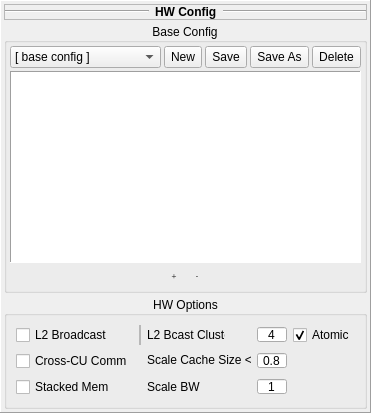
         <widget class="QFrame" name="frameHwConf">
          <property name="frameShape">
           <enum>QFrame::Panel</enum>
          </property>
          <property name="frameShadow">
           <enum>QFrame::Raised</enum>
          </property>
          <layout class="QVBoxLayout" name="verticalLayout">
           <property name="spacing">
            <number>3</number>
           </property>
           <property name="leftMargin">
            <number>3</number>
           </property>
           <property name="topMargin">
            <number>3</number>
           </property>
           <property name="rightMargin">
            <number>3</number>
           </property>
           <property name="bottomMargin">
            <number>3</number>
           </property>
           <item>
            <widget class="QFrame" name="frameTitle">
             <property name="frameShape">
              <enum>QFrame::StyledPanel</enum>
             </property>
             <property name="frameShadow">
              <enum>QFrame::Raised</enum>
             </property>
             <layout class="QHBoxLayout" name="horizontalLayout_4">
              <property name="leftMargin">
               <number>0</number>
              </property>
              <property name="topMargin">
               <number>0</number>
              </property>
              <property name="rightMargin">
               <number>0</number>
              </property>
              <property name="bottomMargin">
               <number>0</number>
              </property>
              <item>
               <widget class="Line" name="line">
                <property name="frameShadow">
                 <enum>QFrame::Sunken</enum>
                </property>
                <property name="orientation">
                 <enum>Qt::Horizontal</enum>
                </property>
               </widget>
              </item>
              <item>
               <widget class="QLabel" name="lblHwConf">
                <property name="sizePolicy">
                 <sizepolicy hsizetype="Fixed" vsizetype="Fixed">
                  <horstretch>0</horstretch>
                  <verstretch>0</verstretch>
                 </sizepolicy>
                </property>
                <property name="font">
                 <font>
                  <pointsize>9</pointsize>
                  <weight>75</weight>
                  <bold>true</bold>
                 </font>
                </property>
                <property name="layoutDirection">
                 <enum>Qt::LeftToRight</enum>
                </property>
                <property name="text">
                 <string>HW Config</string>
                </property>
                <property name="alignment">
                 <set>Qt::AlignLeading|Qt::AlignLeft|Qt::AlignVCenter</set>
                </property>
               </widget>
              </item>
              <item>
               <widget class="Line" name="line_3">
                <property name="orientation">
                 <enum>Qt::Horizontal</enum>
                </property>
               </widget>
              </item>
             </layout>
            </widget>
           </item>
           <item>
            <widget class="QGroupBox" name="gBoxBaseConf">
             <property name="sizePolicy">
              <sizepolicy hsizetype="Preferred" vsizetype="Preferred">
               <horstretch>0</horstretch>
               <verstretch>0</verstretch>
              </sizepolicy>
             </property>
             <property name="title">
              <string>Base Config</string>
             </property>
             <property name="alignment">
              <set>Qt::AlignCenter</set>
             </property>
             <property name="flat">
              <bool>false</bool>
             </property>
             <property name="checkable">
              <bool>false</bool>
             </property>
             <layout class="QVBoxLayout" name="verticalLayout_7">
              <property name="spacing">
               <number>3</number>
              </property>
              <property name="leftMargin">
               <number>3</number>
              </property>
              <property name="topMargin">
               <number>3</number>
              </property>
              <property name="rightMargin">
               <number>3</number>
              </property>
              <property name="bottomMargin">
               <number>4</number>
              </property>
              <item>
               <widget class="QFrame" name="frameBaseConfBtn">
                <property name="sizePolicy">
                 <sizepolicy hsizetype="Preferred" vsizetype="Fixed">
                  <horstretch>0</horstretch>
                  <verstretch>0</verstretch>
                 </sizepolicy>
                </property>
                <property name="frameShape">
                 <enum>QFrame::NoFrame</enum>
                </property>
                <property name="frameShadow">
                 <enum>QFrame::Raised</enum>
                </property>
                <layout class="QHBoxLayout" name="horizontalLayout_2">
                 <property name="spacing">
                  <number>3</number>
                 </property>
                 <property name="leftMargin">
                  <number>0</number>
                 </property>
                 <property name="topMargin">
                  <number>0</number>
                 </property>
                 <property name="rightMargin">
                  <number>0</number>
                 </property>
                 <property name="bottomMargin">
                  <number>0</number>
                 </property>
                 <item>
                  <widget class="QComboBox" name="cBoxConfs">
                   <property name="sizePolicy">
                    <sizepolicy hsizetype="Preferred" vsizetype="Fixed">
                     <horstretch>0</horstretch>
                     <verstretch>0</verstretch>
                    </sizepolicy>
                   </property>
                   <property name="currentIndex">
                    <number>0</number>
                   </property>
                   <item>
                    <property name="text">
                     <string>[ base config ]</string>
                    </property>
                   </item>
                  </widget>
                 </item>
                 <item>
                  <widget class="QToolButton" name="btnNewConf">
                   <property name="sizePolicy">
                    <sizepolicy hsizetype="Fixed" vsizetype="Preferred">
                     <horstretch>0</horstretch>
                     <verstretch>0</verstretch>
                    </sizepolicy>
                   </property>
                   <property name="toolTip">
                    <string>New</string>
                   </property>
                   <property name="text">
                    <string>New</string>
                   </property>
                  </widget>
                 </item>
                 <item>
                  <widget class="QToolButton" name="btnSaveConf">
                   <property name="sizePolicy">
                    <sizepolicy hsizetype="Fixed" vsizetype="Preferred">
                     <horstretch>0</horstretch>
                     <verstretch>0</verstretch>
                    </sizepolicy>
                   </property>
                   <property name="toolTip">
                    <string>Save</string>
                   </property>
                   <property name="text">
                    <string>Save</string>
                   </property>
                  </widget>
                 </item>
                 <item>
                  <widget class="QToolButton" name="btnSaveAsConf">
                   <property name="sizePolicy">
                    <sizepolicy hsizetype="Fixed" vsizetype="Preferred">
                     <horstretch>0</horstretch>
                     <verstretch>0</verstretch>
                    </sizepolicy>
                   </property>
                   <property name="toolTip">
                    <string>Save As</string>
                   </property>
                   <property name="text">
                    <string>Save As</string>
                   </property>
                  </widget>
                 </item>
                 <item>
                  <widget class="QToolButton" name="btnDelConf">
                   <property name="sizePolicy">
                    <sizepolicy hsizetype="Fixed" vsizetype="Preferred">
                     <horstretch>0</horstretch>
                     <verstretch>0</verstretch>
                    </sizepolicy>
                   </property>
                   <property name="toolTip">
                    <string>Delete</string>
                   </property>
                   <property name="text">
                    <string>Delete</string>
                   </property>
                  </widget>
                 </item>
                </layout>
               </widget>
              </item>
              <item>
               <widget class="QTableView" name="tblBaseConf">
                <property name="sizePolicy">
                 <sizepolicy hsizetype="Preferred" vsizetype="Expanding">
                  <horstretch>0</horstretch>
                  <verstretch>0</verstretch>
                 </sizepolicy>
                </property>
                <property name="font">
                 <font>
                  <pointsize>8</pointsize>
                 </font>
                </property>
                <property name="frameShape">
                 <enum>QFrame::Panel</enum>
                </property>
                <property name="editTriggers">
                 <set>QAbstractItemView::DoubleClicked|QAbstractItemView::EditKeyPressed</set>
                </property>
                <property name="alternatingRowColors">
                 <bool>true</bool>
                </property>
                <property name="selectionMode">
                 <enum>QAbstractItemView::SingleSelection</enum>
                </property>
                <property name="horizontalScrollMode">
                 <enum>QAbstractItemView::ScrollPerPixel</enum>
                </property>
                <attribute name="verticalHeaderVisible">
                 <bool>false</bool>
                </attribute>
                <attribute name="verticalHeaderMinimumSectionSize">
                 <number>18</number>
                </attribute>
                <attribute name="verticalHeaderDefaultSectionSize">
                 <number>24</number>
                </attribute>
               </widget>
              </item>
              <item>
               <widget class="QFrame" name="frame">
                <property name="sizePolicy">
                 <sizepolicy hsizetype="Preferred" vsizetype="Fixed">
                  <horstretch>0</horstretch>
                  <verstretch>0</verstretch>
                 </sizepolicy>
                </property>
                <property name="frameShape">
                 <enum>QFrame::NoFrame</enum>
                </property>
                <property name="frameShadow">
                 <enum>QFrame::Raised</enum>
                </property>
                <layout class="QHBoxLayout" name="horizontalLayout_8">
                 <property name="spacing">
                  <number>3</number>
                 </property>
                 <property name="leftMargin">
                  <number>0</number>
                 </property>
                 <property name="topMargin">
                  <number>0</number>
                 </property>
                 <property name="rightMargin">
                  <number>0</number>
                 </property>
                 <property name="bottomMargin">
                  <number>0</number>
                 </property>
                 <item>
                  <spacer name="horizontalSpacer_3">
                   <property name="orientation">
                    <enum>Qt::Horizontal</enum>
                   </property>
                   <property name="sizeHint" stdset="0">
                    <size>
                     <width>0</width>
                     <height>20</height>
                    </size>
                   </property>
                  </spacer>
                 </item>
                 <item>
                  <widget class="QToolButton" name="btnAddRow">
                   <property name="sizePolicy">
                    <sizepolicy hsizetype="Fixed" vsizetype="Preferred">
                     <horstretch>0</horstretch>
                     <verstretch>0</verstretch>
                    </sizepolicy>
                   </property>
                   <property name="maximumSize">
                    <size>
                     <width>20</width>
                     <height>20</height>
                    </size>
                   </property>
                   <property name="font">
                    <font>
                     <family>Courier</family>
                     <pointsize>7</pointsize>
                    </font>
                   </property>
                   <property name="toolTip">
                    <string>Add Row</string>
                   </property>
                   <property name="text">
                    <string>+</string>
                   </property>
                   <property name="autoRaise">
                    <bool>true</bool>
                   </property>
                  </widget>
                 </item>
                 <item>
                  <widget class="QToolButton" name="btnRemRow">
                   <property name="sizePolicy">
                    <sizepolicy hsizetype="Fixed" vsizetype="Preferred">
                     <horstretch>0</horstretch>
                     <verstretch>0</verstretch>
                    </sizepolicy>
                   </property>
                   <property name="maximumSize">
                    <size>
                     <width>20</width>
                     <height>20</height>
                    </size>
                   </property>
                   <property name="font">
                    <font>
                     <family>Courier</family>
                     <pointsize>7</pointsize>
                    </font>
                   </property>
                   <property name="toolTip">
                    <string>Remove Row</string>
                   </property>
                   <property name="text">
                    <string>-</string>
                   </property>
                   <property name="autoRaise">
                    <bool>true</bool>
                   </property>
                  </widget>
                 </item>
                 <item>
                  <spacer name="horizontalSpacer">
                   <property name="orientation">
                    <enum>Qt::Horizontal</enum>
                   </property>
                   <property name="sizeHint" stdset="0">
                    <size>
                     <width>0</width>
                     <height>20</height>
                    </size>
                   </property>
                  </spacer>
                 </item>
                </layout>
               </widget>
              </item>
             </layout>
             <zorder>tblBaseConf</zorder>
             <zorder>frameBaseConfBtn</zorder>
             <zorder>frame</zorder>
            </widget>
           </item>
           <item>
            <widget class="QGroupBox" name="gBoxHwOpt">
             <property name="sizePolicy">
              <sizepolicy hsizetype="Preferred" vsizetype="Fixed">
               <horstretch>0</horstretch>
               <verstretch>0</verstretch>
              </sizepolicy>
             </property>
             <property name="title">
              <string>HW Options</string>
             </property>
             <property name="alignment">
              <set>Qt::AlignCenter</set>
             </property>
             <layout class="QGridLayout" name="gridLayout_2">
              <item row="3" column="4">
               <widget class="QLineEdit" name="txBWScale">
                <property name="sizePolicy">
                 <sizepolicy hsizetype="Fixed" vsizetype="Fixed">
                  <horstretch>0</horstretch>
                  <verstretch>0</verstretch>
                 </sizepolicy>
                </property>
                <property name="maximumSize">
                 <size>
                  <width>30</width>
                  <height>15</height>
                 </size>
                </property>
                <property name="toolTip">
                 <string>&lt;html&gt;&lt;head/&gt;&lt;body&gt;&lt;p&gt;Keyword: BWScale&lt;/p&gt;&lt;p&gt;Values range from 0 - 1.&lt;/p&gt;&lt;p&gt;Scale BW utilization.&lt;/p&gt;&lt;p&gt;Currently assumes full BW utilization (TBD).&lt;/p&gt;&lt;/body&gt;&lt;/html&gt;</string>
                </property>
                <property name="text">
                 <string>1</string>
                </property>
                <property name="alignment">
                 <set>Qt::AlignCenter</set>
                </property>
               </widget>
              </item>
              <item row="0" column="4">
               <widget class="QLineEdit" name="txtL2BcastCluster">
                <property name="sizePolicy">
                 <sizepolicy hsizetype="Fixed" vsizetype="Fixed">
                  <horstretch>0</horstretch>
                  <verstretch>0</verstretch>
                 </sizepolicy>
                </property>
                <property name="maximumSize">
                 <size>
                  <width>30</width>
                  <height>15</height>
                 </size>
                </property>
                <property name="toolTip">
                 <string>&lt;html&gt;&lt;head/&gt;&lt;body&gt;&lt;p&gt;Keyword: L2BCastCluster&lt;/p&gt;&lt;/body&gt;&lt;/html&gt;</string>
                </property>
                <property name="text">
                 <string>4</string>
                </property>
                <property name="alignment">
                 <set>Qt::AlignCenter</set>
                </property>
               </widget>
              </item>
              <item row="0" column="12">
               <spacer name="horizontalSpacer_2">
                <property name="orientation">
                 <enum>Qt::Horizontal</enum>
                </property>
                <property name="sizeHint" stdset="0">
                 <size>
                  <width>0</width>
                  <height>20</height>
                 </size>
                </property>
               </spacer>
              </item>
              <item row="3" column="3">
               <widget class="QLabel" name="label_20">
                <property name="toolTip">
                 <string>&lt;html&gt;&lt;head/&gt;&lt;body&gt;&lt;p&gt;Keyword: BWScale&lt;/p&gt;&lt;/body&gt;&lt;/html&gt;</string>
                </property>
                <property name="accessibleDescription">
                 <string>Fudge factor for BW (less than 1). 1 implies full BW utilization.</string>
                </property>
                <property name="layoutDirection">
                 <enum>Qt::LeftToRight</enum>
                </property>
                <property name="text">
                 <string>Scale BW</string>
                </property>
               </widget>
              </item>
              <item row="2" column="4">
               <widget class="QLineEdit" name="txCacheScale">
                <property name="sizePolicy">
                 <sizepolicy hsizetype="Fixed" vsizetype="Fixed">
                  <horstretch>0</horstretch>
                  <verstretch>0</verstretch>
                 </sizepolicy>
                </property>
                <property name="maximumSize">
                 <size>
                  <width>30</width>
                  <height>15</height>
                 </size>
                </property>
                <property name="toolTip">
                 <string>&lt;html&gt;&lt;head/&gt;&lt;body&gt;&lt;p&gt;Keyword: CacheScale&lt;/p&gt;&lt;p&gt;Values range from 0 - 1.&lt;/p&gt;&lt;p&gt;Scale L2 and L3 cache available.&lt;/p&gt;&lt;p&gt;Default value set to 0.8 based on emperical data.&lt;/p&gt;&lt;/body&gt;&lt;/html&gt;</string>
                </property>
                <property name="text">
                 <string>0.8</string>
                </property>
                <property name="cursorPosition">
                 <number>1</number>
                </property>
                <property name="alignment">
                 <set>Qt::AlignCenter</set>
                </property>
               </widget>
              </item>
              <item row="2" column="3">
               <widget class="QLabel" name="label_19">
                <property name="sizePolicy">
                 <sizepolicy hsizetype="Fixed" vsizetype="Fixed">
                  <horstretch>0</horstretch>
                  <verstretch>0</verstretch>
                 </sizepolicy>
                </property>
                <property name="maximumSize">
                 <size>
                  <width>104</width>
                  <height>15</height>
                 </size>
                </property>
                <property name="toolTip">
                 <string>&lt;html&gt;&lt;head/&gt;&lt;body&gt;&lt;p&gt;Keyword: CacheScale&lt;/p&gt;&lt;/body&gt;&lt;/html&gt;</string>
                </property>
                <property name="text">
                 <string>Scale Cache Size &lt;=1</string>
                </property>
               </widget>
              </item>
              <item row="0" column="0">
               <widget class="QCheckBox" name="chBoxL2Bcast">
                <property name="toolTip">
                 <string>&lt;html&gt;&lt;head/&gt;&lt;body&gt;&lt;p&gt;Keyword: L2Bcast&lt;/p&gt;&lt;/body&gt;&lt;/html&gt;</string>
                </property>
                <property name="text">
                 <string>L2 Broadcast</string>
                </property>
               </widget>
              </item>
              <item row="3" column="0">
               <widget class="QCheckBox" name="chBoxStackedMem">
                <property name="toolTip">
                 <string>&lt;html&gt;&lt;head/&gt;&lt;body&gt;&lt;p&gt;Keyword: StackedMem&lt;/p&gt;&lt;/body&gt;&lt;/html&gt;</string>
                </property>
                <property name="text">
                 <string>Stacked Mem</string>
                </property>
               </widget>
              </item>
              <item row="2" column="0">
               <widget class="QCheckBox" name="chBoxXCu">
                <property name="toolTip">
                 <string>&lt;html&gt;&lt;head/&gt;&lt;body&gt;&lt;p&gt;Keyword: XCu&lt;/p&gt;&lt;/body&gt;&lt;/html&gt;</string>
                </property>
                <property name="text">
                 <string>Cross-CU Comm</string>
                </property>
               </widget>
              </item>
              <item row="0" column="3">
               <widget class="QLabel" name="label_3">
                <property name="sizePolicy">
                 <sizepolicy hsizetype="Fixed" vsizetype="Fixed">
                  <horstretch>0</horstretch>
                  <verstretch>0</verstretch>
                 </sizepolicy>
                </property>
                <property name="maximumSize">
                 <size>
                  <width>78</width>
                  <height>16777215</height>
                 </size>
                </property>
                <property name="toolTip">
                 <string>&lt;html&gt;&lt;head/&gt;&lt;body&gt;&lt;p&gt;Keyword: L2BCastCluster&lt;/p&gt;&lt;/body&gt;&lt;/html&gt;</string>
                </property>
                <property name="text">
                 <string>L2 Bcast Cluster</string>
                </property>
               </widget>
              </item>
              <item row="0" column="1">
               <widget class="QFrame" name="frame_2">
                <property name="frameShape">
                 <enum>QFrame::StyledPanel</enum>
                </property>
                <property name="frameShadow">
                 <enum>QFrame::Raised</enum>
                </property>
                <layout class="QHBoxLayout" name="horizontalLayout_9">
                 <property name="spacing">
                  <number>3</number>
                 </property>
                 <property name="leftMargin">
                  <number>0</number>
                 </property>
                 <property name="topMargin">
                  <number>0</number>
                 </property>
                 <property name="rightMargin">
                  <number>0</number>
                 </property>
                 <property name="bottomMargin">
                  <number>0</number>
                 </property>
                </layout>
               </widget>
              </item>
              <item row="0" column="11">
               <widget class="QCheckBox" name="chBoxGAtomics">
                <property name="enabled">
                 <bool>true</bool>
                </property>
                <property name="toolTip">
                 <string>&lt;html&gt;&lt;head/&gt;&lt;body&gt;&lt;p&gt;Keyword: GAtomics&lt;/p&gt;&lt;p&gt;If enabled (Default), allows atomic updates.&lt;/p&gt;&lt;p&gt;If disabled, MIMS assumes software defined atomic updates based on compare-and-swap. TBD - Define faliure rate for compare-and-swap. &lt;/p&gt;&lt;/body&gt;&lt;/html&gt;</string>
                </property>
                <property name="text">
                 <string>Atomic</string>
                </property>
                <property name="checked">
                 <bool>true</bool>
                </property>
               </widget>
              </item>
             </layout>
             <zorder>chBoxL2Bcast</zorder>
             <zorder>horizontalSpacer_2</zorder>
             <zorder>chBoxXCu</zorder>
             <zorder>frame_2</zorder>
             <zorder>chBoxStackedMem</zorder>
             <zorder>label_3</zorder>
             <zorder>txtL2BcastCluster</zorder>
             <zorder>txCacheScale</zorder>
             <zorder>label_19</zorder>
             <zorder>label_20</zorder>
             <zorder>txBWScale</zorder>
             <zorder>chBoxGAtomics</zorder>
            </widget>
           </item>
          </layout>
         </widget>
